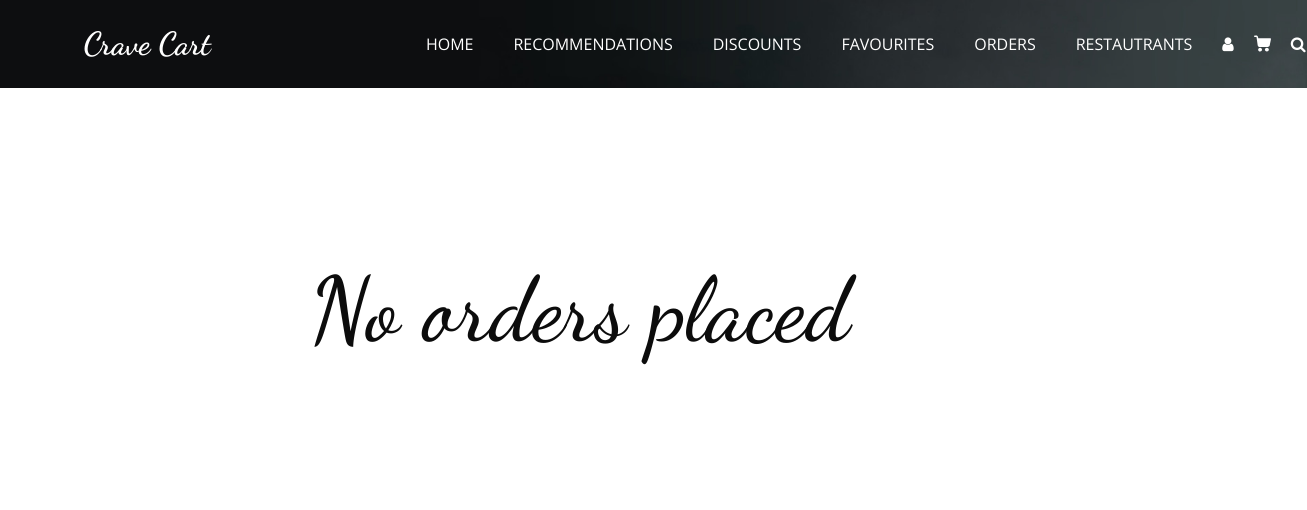
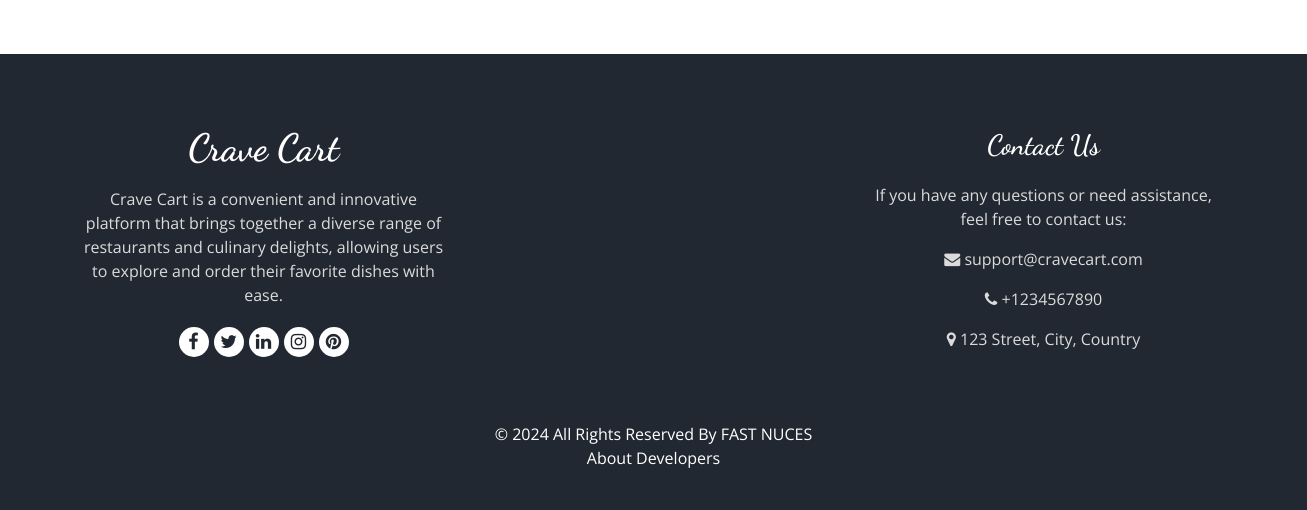
/trackorders (signed in), run on an earlier commit of the app's database (2 pictures, top to bottom).
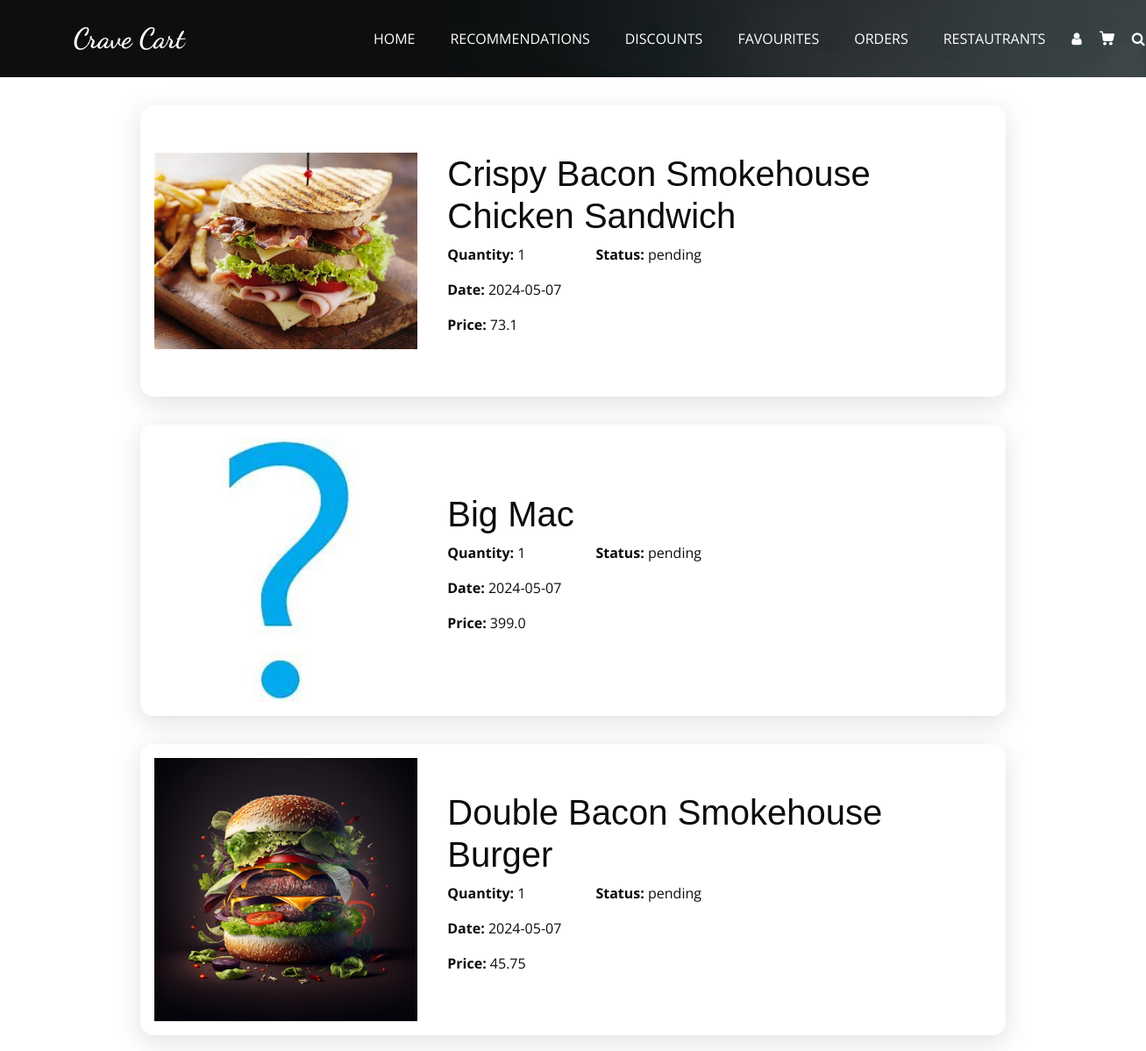
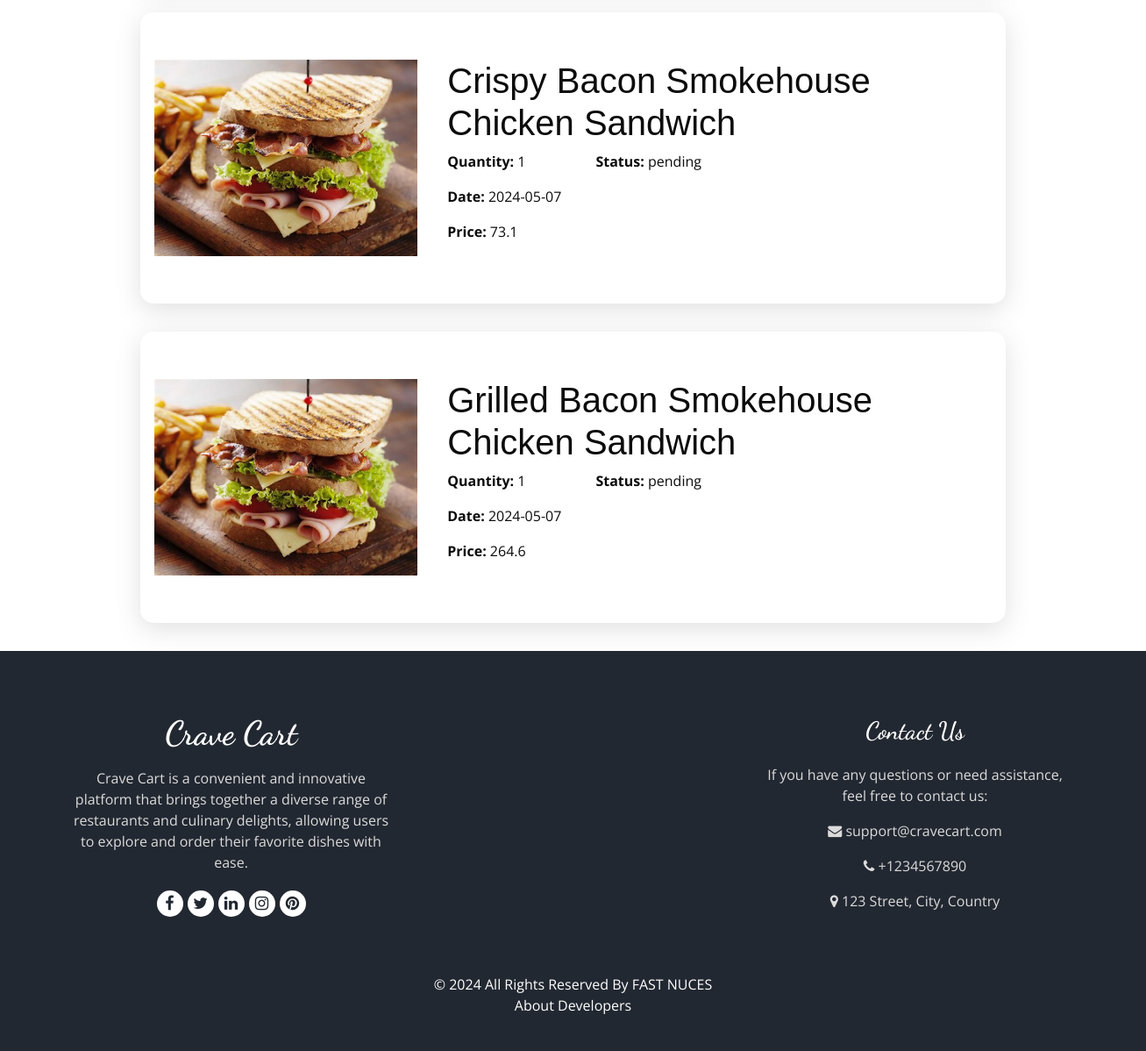
And on a later commit of the database (2 pictures, top to bottom).
### tables this page shows
CREATE TABLE Orders (
                        orderid INTEGER PRIMARY KEY AUTOINCREMENT,
                        menuid INTEGER,
                        customerid INTEGER,
                        status TEXT,
                        quantity INTEGER,
                        instructions TEXT,
                        Type TEXT,
                        Date TEXT,
                        FOREIGN KEY (menuid) REFERENCES Menus (MenuID) ON DELETE CASCADE,
                        FOREIGN KEY (customerid) REFERENCES Customers (CustomerID) ON DELETE SET NULL
                    );

CREATE TABLE Menus (
                        MenuID INTEGER PRIMARY KEY AUTOINCREMENT,
                        RestaurantID INTEGER,
                        ItemName TEXT,
                        Description TEXT,
                        Price REAL,
                        Category TEXT,
                        ImagePNG TEXT,
                        ImageJPG TEXT,
                        Rating INTEGER DEFAULT 0,
                        FOREIGN KEY (RestaurantID) REFERENCES Restaurants(RestaurantID) ON DELETE CASCADE
                    );

### main.py (the view)
@app.route('/trackorders')
def trackOrders():
    if 'username' not in session:
        return redirect('/login')
    if not DataBase.is_customer(session['username']):
        return render_template('404.html'), 404
    data = DataBase.get_order_details(customer_id=session['username'])
    return render_template('user/trackorders.html',order_details=data,dataLength=len(data))

### DataBase.py (called while the page is built)
def is_customer(id):
    try:
        cursor.execute('''SELECT * FROM Customers where CustomerID=?;''',[id])
        ans = cursor.fetchone()
        if ans:
            return True
        else:
            return False
    except Exception as e:
        print(e)
        return False

def get_discount_for_item_on_date(menuid, order_date):
    try:
        cursor.execute('''SELECT p.Discount
                          FROM Promotions p
                          WHERE menuid = ? AND ? BETWEEN p.StartDate AND p.EndDate''', (menuid, order_date))
        result = cursor.fetchone()
        if result:
            return result[0]
        else:
            return None
    except sqlite3.Error as e:
        print("Database error:", e)
        return None

### templates/user/trackorders.html (shortened to what this page needs)
<!DOCTYPE html>
<html>
  <head>
    <link
      rel="stylesheet"
      type="text/css"
      href="{{url_for('static',filename='css/bootstrap.css')}}"
    />
    <link
      rel="stylesheet"
      type="text/css"
      href="https://cdnjs.cloudflare.com/ajax/libs/OwlCarousel2/2.3.4/assets/owl.carousel.min.css"
    />
    <link
      rel="stylesheet"
      href="https://cdnjs.cloudflare.com/ajax/libs/jquery-nice-select/1.1.0/css/nice-select.min.css"
    />
    <link
      href="{{url_for('static',filename='css/font-awesome.min.css')}}"
      rel="stylesheet"
    />
    <link
      href="{{url_for('static',filename='css/style.css')}}"
      rel="stylesheet"
    />
    <link
      href="{{url_for('static',filename='css/responsive.css')}}"
      rel="stylesheet"
    />
  </head>
  <body class="sub_page">
    <div class="hero_area">
      <div class="bg-box">
        <img src="{{url_for('static',filename='images/hero-bg.jpg')}}" alt="" />
      </div>
      <header class="header_section">
        <div class="container">
          <nav class="navbar navbar-expand-lg custom_nav-container">
            <a class="navbar-brand" href="home">
              <span> Crave Cart </span>
            </a>
            <div class="collapse navbar-collapse" id="navbarSupportedContent">
              <ul class="navbar-nav mx-auto">
                <li class="nav-item">
                  <a class="nav-link" href="home">Home </a>
                </li>
                <li class="nav-item">
                  <a class="nav-link" href="recommendation">Recommendations </a>
                </li>
                <li class="nav-item">
                  <a class="nav-link" href="discounts">Discounts</a>
                </li>
                <li class="nav-item">
                  <a class="nav-link" href="favourites">Favourites</a>
                </li>
                <li class="nav-item">
                  <a class="nav-link" href="trackorders">Orders</a>
                </li>
                <li class="nav-item">
                  <a class="nav-link" href="restaurants">Restautrants</a>
                </li>
              </ul>
              <div class="user_option">
                <a href="profile" class="user_link">
                  <i class="fa fa-user" aria-hidden="true"></i>
                </a>
                <a class="cart_link" href="cart">
                </a>
                <form class="form-inline active">
                  <button
                    class="btn my-2 my-sm-0 nav_search-btn"
                    type="button"
                    onclick="openSearchPage()"
                  >
                    <i class="fa fa-search" aria-hidden="true"></i>
                  </button>
                </form>
              </div>
            </div>
          </nav>
        </div>
      </header>
    </div>
    <div class="trck-order-container">
      {% if dataLength!=0%} {% for item in order_details %}
      <div class="order-item track-order">
        <div>
          <img
            src="{{ url_for('static', filename='images/' + item['ImageJPG']) }}"
          />
        </div>
        <div>
          <h1 style="font-family: sans-serif">{{ item['ItemName'] }}</h1>
          <div class="order-status">
            <p><b>Quantity:</b> {{ item['Quantity'] }}</p>
            <p><b>Status:</b> {{ item['Status'] }}</p>
          </div>
          <p><b>Date:</b> {{ item['Date'] }}</p>
          <p><b>Price:</b> {{ item['Price'] }}</p>
        </div>
      </div>
      {% endfor %} {%else%}
      <br /><br /><br /><br /><br /><br /><br />
      <h1 style="margin-left: 150px; font-size: 90px">No orders placed</h1>
      <br /><br /><br /><br /><br /><br /><br /><br />
      {%endif%}
    </div>
    <footer class="footer_section">
      <div class="container">
        <div class="row">
          <div class="col-md-4 footer-col">
            <div class="footer_detail">
              <a href="#" class="footer-logo">Crave Cart</a>
              <p>
                Crave Cart is a convenient and innovative platform that brings
                together a diverse range of restaurants and culinary delights,
                allowing users to explore and order their favorite dishes with
                ease.
              </p>
              <div class="footer_social">
                <a><i class="fa fa-facebook" aria-hidden="true"></i></a>
                <a><i class="fa fa-twitter" aria-hidden="true"></i></a>
                <a><i class="fa fa-linkedin" aria-hidden="true"></i></a>
                <a><i class="fa fa-instagram" aria-hidden="true"></i></a>
                <a><i class="fa fa-pinterest" aria-hidden="true"></i></a>
              </div>
            </div>
          </div>
          <div class="col-md-4 footer-col">
          </div>
          <div class="col-md-4 footer-col">
            <h4>Contact Us</h4>
            <p>
              If you have any questions or need assistance, feel free to contact
              us:
            </p>
            <p><i class="fa fa-envelope"></i> support@cravecart.com</p>
            <p><i class="fa fa-phone"></i> +1234567890</p>
            <p><i class="fa fa-map-marker"></i> 123 Street, City, Country</p>
          </div>
        </div>
        <div class="footer-info">
          <p>
            &copy; <span id="displayYear"></span> All Rights Reserved By
            <a href="https://www.nu.edu.pk/">FAST NUCES</a><br />
            <a href="/Aboutus"> About Developers </a>
          </p>
        </div>
      </div>
    </footer>
  </body>
</html>

### static/css/style.css (style rules this page uses)
body { font-family: "Open Sans", sans-serif; color: #0c0c0c; background-color: #ffffff; overflow-x: hidden; }
h1, h2 { font-family: "Dancing Script", cursive; }
a, a:hover, a:focus { text-decoration: none; }
.btn, .btn:focus { outline: none !important; -webkit-box-shadow: none; box-shadow: none; }
.hero_area { position: relative; min-height: 100vh; display: -webkit-box; display: -ms-flexbox; display: flex; -webkit-box-orient: vertical; -webkit-box-direction: normal; -ms-flex-direction: column; flex-direction: column; }
.bg-box { position: absolute; top: 0; left: 0; width: 100%; height: 100%; }
.bg-box img { width: 100%; height: 100%; -o-object-fit: cover; object-fit: cover; }
.sub_page .hero_area { min-height: auto; }
.sub_page .hero_area .bg-box { position: absolute; top: 0; left: 0; width: 100%; height: 100%; }
.sub_page .hero_area .bg-box img { width: 100%; height: 100%; -o-object-fit: cover; object-fit: cover; -o-object-position: right top; object-position: right top; }
.header_section { padding: 15px 0; }
.navbar-brand { font-family: "Dancing Script", cursive; }
.navbar-brand span { font-weight: bold; font-size: 32px; color: #ffffff; }
.custom_nav-container { padding: 0; }
.custom_nav-container .navbar-nav { padding-left: 18%; }
.container { text-align: center; }
.custom_nav-container .navbar-nav .nav-item .nav-link { padding: 5px 20px; color: #ffffff; text-align: center; text-transform: uppercase; border-radius: 5px; -webkit-transition: all 0.3s; transition: all 0.3s; }
.custom_nav-container .nav_search-btn { width: auto; height: auto; padding: 0; border: none; color: #ffffff; margin: 0 10px; }
.user_option { display: -webkit-box; display: -ms-flexbox; display: flex; -webkit-box-align: center; -ms-flex-align: center; align-items: center; }
.user_option a { margin: 0 10px; }
.user_option .user_link { color: #ffffff; }
.user_option .cart_link { display: -webkit-box; display: -ms-flexbox; display: flex; -webkit-box-pack: center; -ms-flex-pack: center; justify-content: center; -webkit-box-align: center; -ms-flex-align: center; align-items: center; }
.user_option .cart_link svg { width: 17px; height: auto; fill: #ffffff; margin-bottom: 2px; }
.footer_section { background-color: #222831; color: #ffffff; padding: 75px 0 40px 0; text-align: center; }
.footer_section h4 { font-size: 28px; }
.footer_section h4, .footer_section .footer-logo { font-weight: 600; margin-bottom: 20px; font-family: "Dancing Script", cursive; }
.footer_section p { color: #dbdbdb; }
.footer_section .footer-col { margin-bottom: 30px; }
.footer_section .footer-logo { display: block; font-weight: bold; font-size: 38px; line-height: 1; color: #ffffff; }
.footer_section .footer_social { display: -webkit-box; display: -ms-flexbox; display: flex; -webkit-box-pack: center; -ms-flex-pack: center; justify-content: center; margin-top: 20px; margin-bottom: 10px; }
.footer_section .footer_social a { display: -webkit-box; display: -ms-flexbox; display: flex; -webkit-box-pack: center; -ms-flex-pack: center; justify-content: center; -webkit-box-align: center; -ms-flex-align: center; align-items: center; color: #222831; width: 30px; height: 30px; border-radius: 100%; background-color: #ffffff; border-radius: 100%; margin: 0 2.5px; font-size: 18px; }
.footer_section .footer-info { text-align: center; margin-top: 25px; }
.footer_section .footer-info p { color: #ffffff; margin: 0; }
.footer_section .footer-info p a { color: inherit; }
.trck-order-container { padding-inline: 10rem; }
.track-order { margin-inline: auto; border-radius: 15px; padding: 1rem; display: flex; align-items: center; justify-content: space-between; box-shadow: rgba(100, 100, 111, 0.2) 0px 7px 29px 0px; margin-block: 2rem; transition: 0.3s ease-in-out transform; }
.track-order > div:nth-child(1) { width: 35%; }
.track-order img { width: 300px; height: 300px; object-fit: contain; }
.track-order > div:nth-child(2) { width: 65%; }
.order-status { display: flex; align-items: center; gap: 5rem; }

### static/css/responsive.css (style rules this page uses)
@media (min-width: 1200px) { .container { max-width: 1170px; } }

What changed in the data, as far as the page shows it:
added Orders: ImageJPG (picture), ItemName "Crispy Bacon Smokehouse Chicken Sandwich", Quantity "1", Status "pending", Date "2024-05-07", Price "73.1"
added Orders: ImageJPG (placeholder picture), ItemName "Big Mac", Quantity "1", Status "pending", Date "2024-05-07", Price "399.0"
added Orders: ImageJPG (picture), ItemName "Double Bacon Smokehouse Burger", Quantity "1", Status "pending", Date "2024-05-07", Price "45.75"
added Orders: ImageJPG (picture), ItemName "Crispy Bacon Smokehouse Chicken Sandwich", Quantity "1", Status "pending", Date "2024-05-07", Price "73.1"
added Orders: ImageJPG (picture), ItemName "Grilled Bacon Smokehouse Chicken Sandwich", Quantity "1", Status "pending", Date "2024-05-07", Price "264.6"
Also different on the page:
text no longer shown: "No orders placed"
